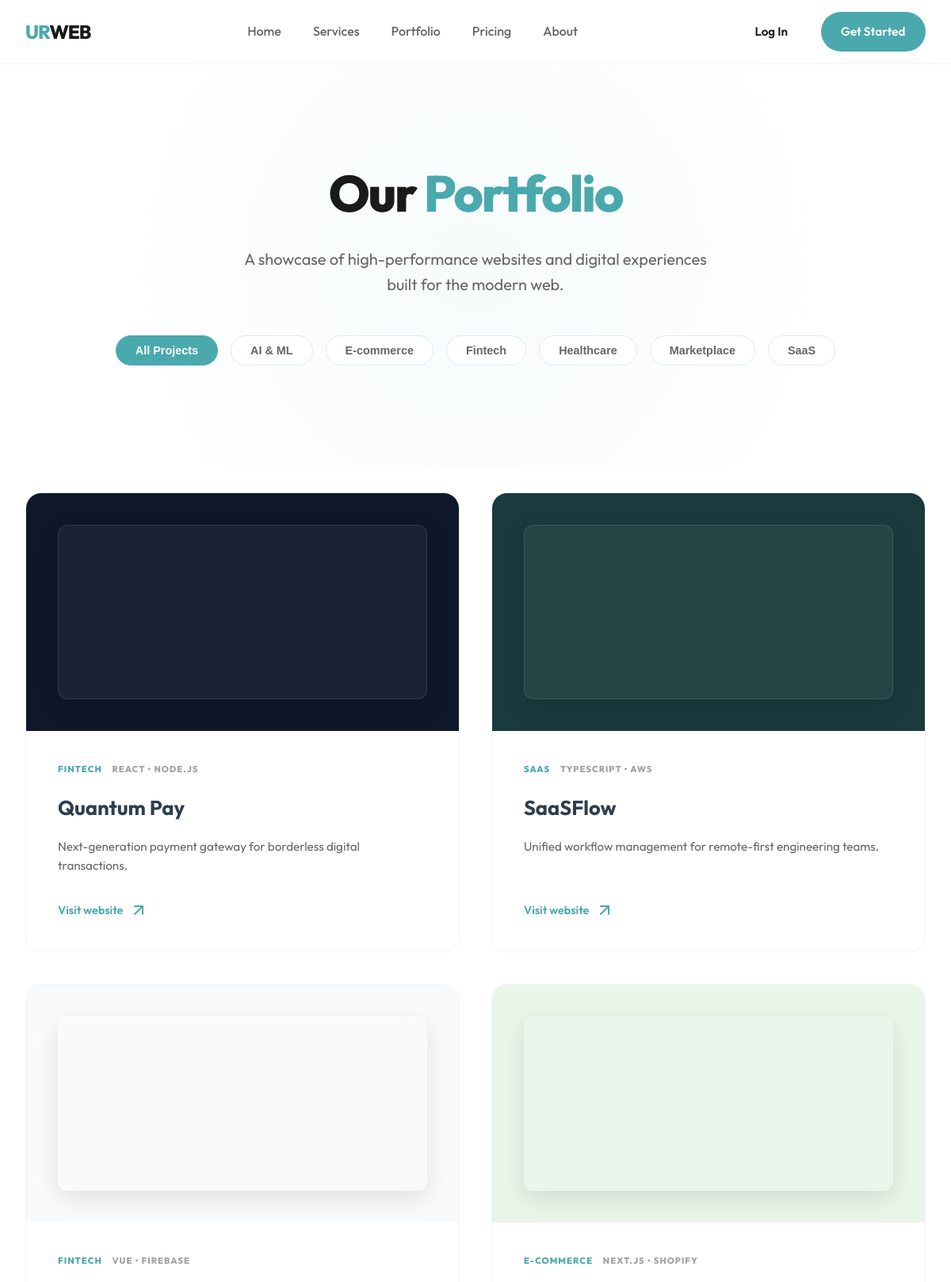
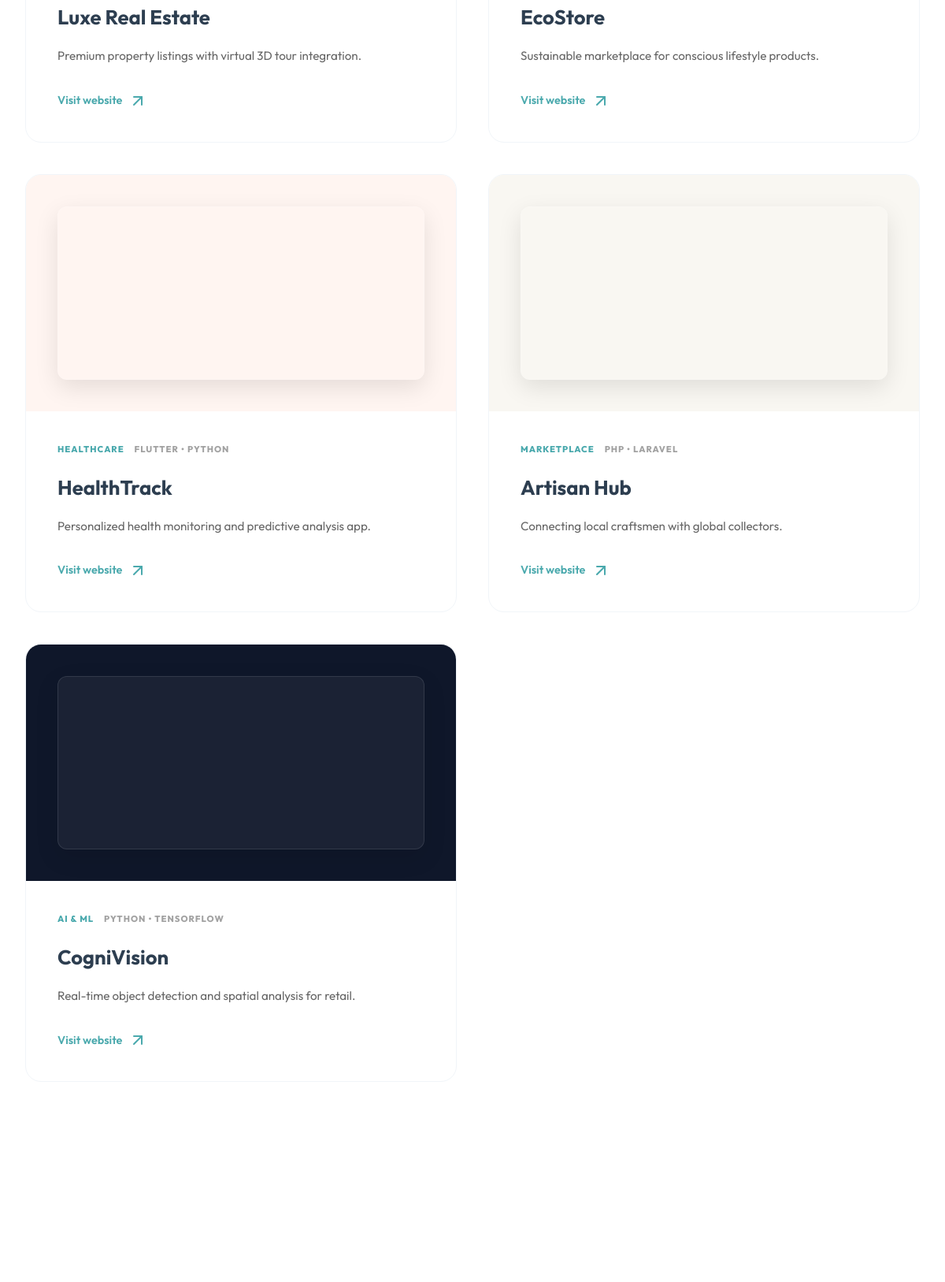
The page /portfolio/ (upper part) on the database its author committed (2 pictures, top to bottom).
### core/models.py (models this page shows, shortened)
class Project(models.Model):
    title = models.CharField(max_length=100)
    slug = models.SlugField(unique=True, blank=True)
    category = models.CharField(max_length=100)
    technologies = models.CharField(max_length=200, blank=True, help_text="e.g., 'React • Node.js'")
    description = models.TextField(blank=True)
    image_style = models.CharField(max_length=50, choices=[('dark', 'Dark'), ('light', 'Light'), ('accent', 'Accent')], default='accent')
    link = models.CharField(max_length=200, default="#")
    order = models.PositiveIntegerField(default=0)
    project_id = models.CharField(max_length=20, blank=True, help_text="e.g., PRJ-9402")
    client = models.ForeignKey(Client, on_delete=models.SET_NULL, null=True, blank=True, related_name='projects')
    progress = models.IntegerField(default=0, help_text="0 to 100")
    deadline = models.DateField(null=True, blank=True)
    status = models.CharField(max_length=50, default='Consultation', help_text="e.g., Development, Design, Launch")
    health = models.CharField(max_length=20, default='Green', choices=[('Green', 'Green'), ('Yellow', 'Yellow'), ('Red', 'Red')])
    class Meta:
        ordering = ['order']

### core/views.py (the view)
# urls.py: path('portfolio/', views.portfolio_view, name='portfolio'),
def portfolio_view(request):
    projects = Project.objects.all()
    categories = Project.objects.order_by('category').values_list('category', flat=True).distinct()
    context = {
        'projects': projects,
        'categories': categories,
    }
    return render(request, 'core/portfolio.html', context)

### core/templates/core/portfolio.html (shortened to what this page needs)
{% extends 'core/base.html' %}
{% load static %}
{% block content %}
<section class="hero portfolio-hero">
    <div class="container">
        <h1 class="hero-title">Our <span class="text-gradient">Portfolio</span></h1>
        <p class="hero-subtitle">A showcase of high-performance websites and digital experiences built for the modern web.</p>
        <div class="portfolio-filters">
            <button class="filter-btn active" data-filter="all">All Projects</button>
            {% for category in categories %}
            <button class="filter-btn" data-filter="{{ category|slugify }}">{{ category }}</button>
            {% endfor %}
        </div>
    </div>
</section>
<section class="portfolio-list section-padding" style="padding-top: 2rem;">
    <div class="container">
        <div class="portfolio-grid" id="portfolio-grid">
            {% for project in projects %}
            <div class="portfolio-item" data-category="{{ project.category|slugify }}">
                <div class="project-card-new">
                    <div class="project-visual {{ project.image_style }}">
                        <div class="mockup-container">
                        </div>
                    </div>
                    <div class="project-content">
                        <div class="project-tags">
                            <span class="tag-cat">{{ project.category|upper }}</span>
                            <span class="tag-tech">{{ project.technologies|upper }}</span>
                        </div>
                        <h3>{{ project.title }}</h3>
                        <p>{{ project.description }}</p>
                        <a href="{{ project.link }}" class="btn-link">Visit website <i data-lucide="arrow-up-right"></i></a>
                    </div>
                </div>
            </div>
            {% empty %}
            <div class="center" style="grid-column: 1/-1; padding: 5rem;">
                <p>No projects to display yet. Check back soon!</p>
            </div>
            {% endfor %}
        </div>
    </div>
</section>
<section class="section-padding">
</section>
{% endblock %}

### core/static/core/css/style.css (style rules this page uses)
:root { --primary: #4AA9AD; --primary-dark: #3A898D; --secondary: #2D3E50; --accent: #E8F4F5; --bg-light: #F8FAFB; --bg-dark: #121F24; --text-main: #1A1A1A; --text-muted: #666666; --white: #FFFFFF; --container-width: 1200px; --transition: all 0.3s cubic-bezier(0.4, 0, 0.2, 1); --shadow: 0 10px 30px rgba(0, 0, 0, 0.05); }
* { margin: 0; padding: 0; box-sizing: border-box; }
body { font-family: 'Outfit', sans-serif; color: var(--text-main); line-height: 1.6; background-color: var(--white); overflow-x: hidden; }
a { text-decoration: none; color: inherit; transition: var(--transition); }
.container { max-width: var(--container-width); margin: 0 auto; padding: 0 2rem; }
.section-padding { padding: 8rem 0; }
.btn-link { display: inline-flex; align-items: center; gap: 0.5rem; font-weight: 600; color: var(--primary); }
.hero { padding: 8rem 2rem; text-align: center; background: radial-gradient(circle at 50% 50%, rgba(74, 169, 173, 0.05) 0%, rgba(255, 255, 255, 0) 70%); }
.hero-title { font-size: 4rem; font-weight: 800; line-height: 1.1; margin-bottom: 2rem; max-width: 900px; margin-left: auto; margin-right: auto; letter-spacing: -2px; }
.text-gradient { color: var(--primary); }
.hero-subtitle { font-size: 1.25rem; color: var(--text-muted); max-width: 600px; margin: 0 auto 3rem; }
.portfolio-filters { display: flex; gap: 1rem; justify-content: center; margin-top: 3rem; flex-wrap: wrap; }
.filter-btn { padding: 0.6rem 1.5rem; border-radius: 50px; border: 1px solid #E2E8F0; background: var(--white); font-weight: 600; font-size: 0.9rem; cursor: pointer; transition: var(--transition); color: var(--text-muted); }
.filter-btn.active { background-color: var(--primary); color: var(--white); border-color: var(--primary); }
.portfolio-grid { display: grid; grid-template-columns: repeat(auto-fill, minmax(380px, 1fr)); gap: 2.5rem; }
.project-card-new { background: var(--white); border-radius: 20px; overflow: hidden; border: 1px solid #F1F5F9; transition: var(--transition); height: 100%; display: flex; flex-direction: column; }
.project-visual { height: 300px; display: flex; align-items: center; justify-content: center; position: relative; padding: 2.5rem; }
.project-visual.dark { background-color: #0F172A; }
.project-visual.light { background-color: #F8FAFB; }
.project-visual.accent { background-color: #1a3a3d; }
.project-visual.eco-green { background-color: #E8F5E9; }
.project-visual.health-peach { background-color: #FFF5F1; }
.project-visual.artisan-beige { background-color: #F9F7F2; }
.mockup-container { width: 100%; height: 100%; background: rgba(255,255,255,0.05); border: 1px solid rgba(255,255,255,0.1); border-radius: 12px; position: relative; box-shadow: 0 10px 30px rgba(0,0,0,0.1); }
.project-content { padding: 2.5rem; flex-grow: 1; display: flex; flex-direction: column; }
.project-tags { display: flex; gap: 0.8rem; margin-bottom: 1.2rem; font-size: 0.7rem; font-weight: 800; letter-spacing: 1px; }
.tag-cat { color: var(--primary); }
.tag-tech { color: var(--text-muted); opacity: 0.6; }
.project-content h3 { font-size: 1.6rem; margin-bottom: 1rem; color: var(--secondary); font-weight: 700; }
.project-content p { color: var(--text-muted); font-size: 0.95rem; line-height: 1.6; margin-bottom: 2rem; }
.project-content .btn-link { margin-top: auto; font-size: 0.9rem; }

### rows shown on the page
Project: category "FINTECH", technologies "REACT • NODE.JS", title "Quantum Pay", description "Next-generation payment gateway for borderless digital transactions."
Project: category "SAAS", technologies "TYPESCRIPT • AWS", title "SaaSFlow", description "Unified workflow management for remote-first engineering teams."
Project: category "FINTECH", technologies "VUE • FIREBASE", title "Luxe Real Estate", description "Premium property listings with virtual 3D tour integration."
Project: category "E-COMMERCE", technologies "NEXT.JS • SHOPIFY", title "EcoStore", description "Sustainable marketplace for conscious lifestyle products."
Project: category "HEALTHCARE", technologies "FLUTTER • PYTHON", title "HealthTrack", description "Personalized health monitoring and predictive analysis app."
Project: category "MARKETPLACE", technologies "PHP • LARAVEL", title "Artisan Hub", description "Connecting local craftsmen with global collectors."
Project: category "AI & ML", technologies "PYTHON • TENSORFLOW", title "CogniVision", description "Real-time object detection and spatial analysis for retail."

### other values the page prints
{{ category }} "AI & ML" "E-commerce" "Fintech" "Healthcare" "Marketplace" "SaaS"
